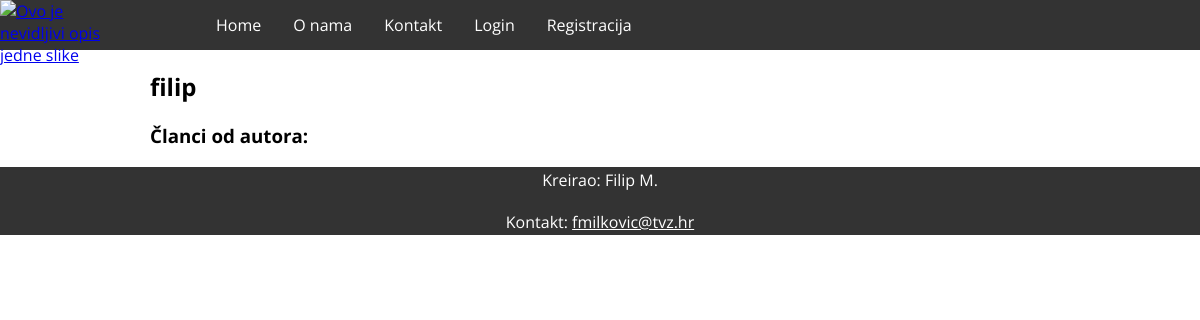
The page /autor.php?autorId=4 on the database as committed earlier.
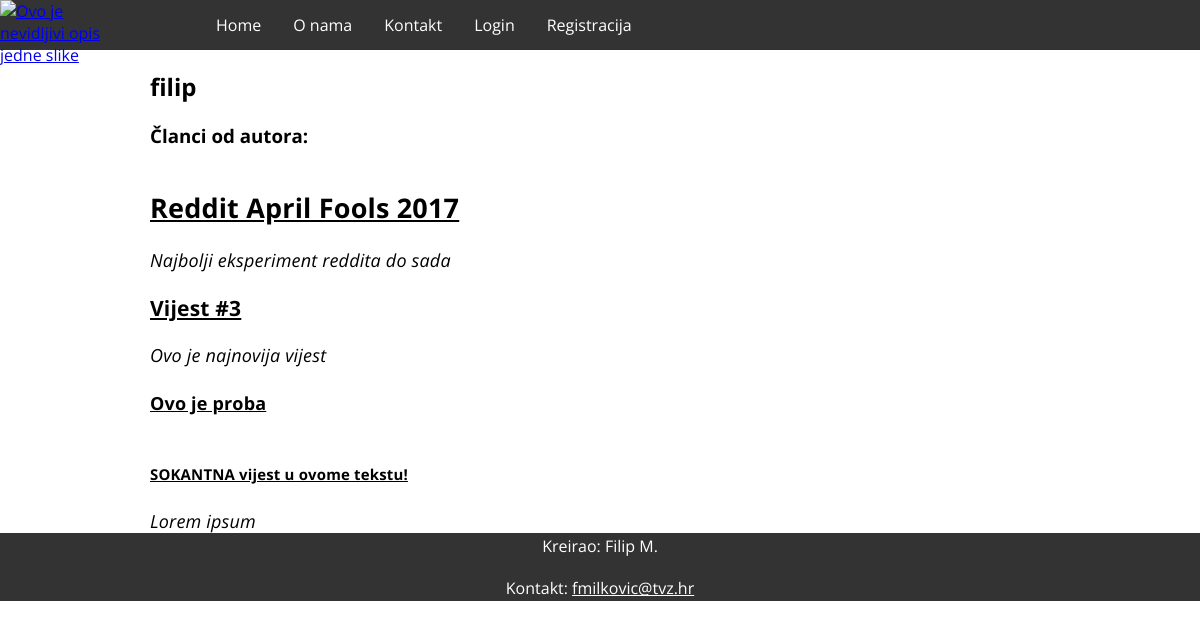
The same page on the database as committed later.
### tables this page shows
CREATE TABLE `Clanci` (
  `id` int(11) NOT NULL AUTO_INCREMENT,
  `Datum` date NOT NULL,
  `VrijemeIzrade` time NOT NULL,
  `Naslov` varchar(32) NOT NULL,
  `KratkiSadrzaj` varchar(102) NOT NULL,
  `Tekst` text NOT NULL,
  `Kategorija` varchar(20) NOT NULL,
  `Slika` varchar(64) NOT NULL,
  `Sakrivena` tinyint(1) NOT NULL,
  `idUser` int(11) DEFAULT NULL,
  PRIMARY KEY (`id`),
  KEY `Clanci_users_id_fk` (`idUser`),
  CONSTRAINT `Clanci_users_id_fk` FOREIGN KEY (`idUser`) REFERENCES `Users` (`id`)
);

### autor.php (the view, shortened to what this page needs)
<?php
include("dbconn.php");
$idAutor = $_GET['autorId'];
$query = "SELECT * FROM Clanci WHERE idUser='$idAutor' ORDER BY Datum DESC, VrijemeIzrade DESC";
$result = mysqli_query($dbc, $query);
$query2 = "SELECT * FROM Users WHERE id='$idAutor'";
$result2 = mysqli_query($dbc, $query2);
$row2 = mysqli_fetch_array($result2);
include("header.php");
echo '
<main>
    <h2>'. $row2['korisnickoIme'] .'</h2>
    <h3>Članci od autora: </h3> ';
    while ($row = mysqli_fetch_array($result)) {
        echo '
    <article class="float_left">
            <header>
                <h1><a href="clanak.php?id=' . urldecode($row['id']) . '" style="text-decoration: underline;">' . urldecode($row['Naslov']) . '</a></h1>
                <span  class="article_lead">' . urldecode($row['KratkiSadrzaj']) . '</span>
            </header>';
    }
    echo '
    </main>
    ';
echo '
</body>
</html>
';
include("footer.php");

Rows that differ between the two databases and show on the page:
now on this page (row edited): clanci: Naslov "Reddit April Fools 2017", KratkiSadrzaj "Najbolji eksperiment reddita do sada"
now on this page (row edited): clanci: Naslov "Vijest #3", KratkiSadrzaj "Ovo je najnovija vijest"
now on this page (row edited): clanci: Naslov "Ovo je proba"
now on this page (row edited): clanci: Naslov "SOKANTNA vijest u ovome tekstu!", KratkiSadrzaj "Lorem ipsum"
